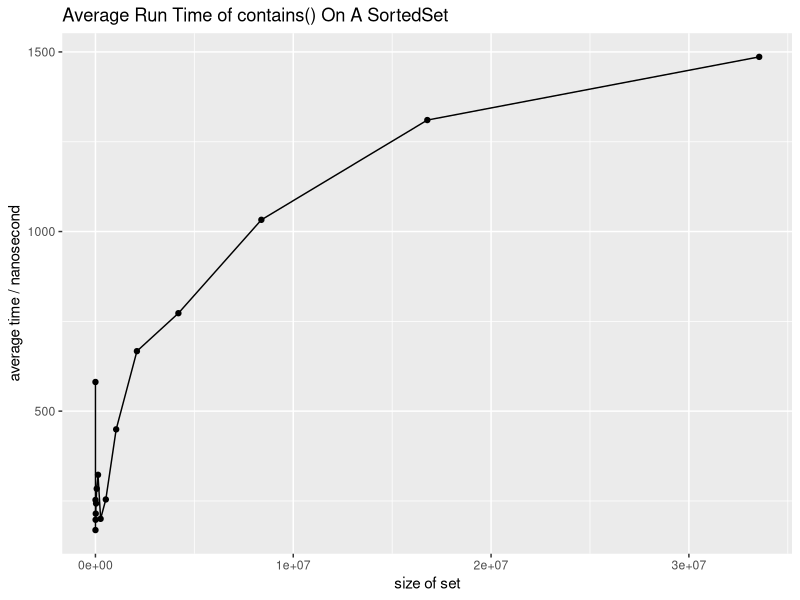
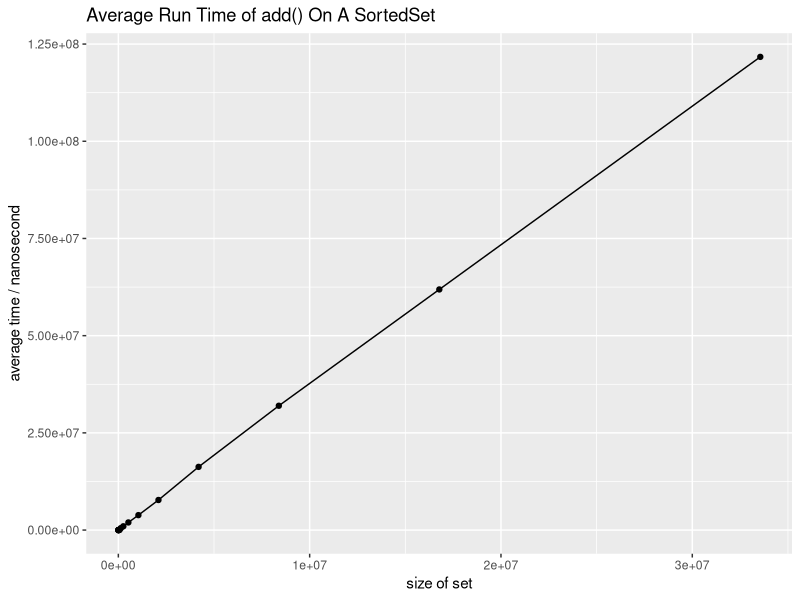

Write the R code that produced these figures, in order.
## ---- chunk 1
knitr::opts_chunk$set(echo = TRUE)
## ---- chunk 2
      library(ggplot2)
      size    <- c(1024, 2048, 4096, 8192, 16384, 32768, 65536, 131072, 262144, 
                   524288, 1048576, 2097152, 4194304, 8388608, 16777216, 33554432)
      avgtime <- c(581.199, 168.935, 252.768, 197.701, 214.714, 242.99, 284.06,
                   322.782, 200.279, 254.134, 449.349, 667.026, 772.696, 1032.701,
                   1310.385, 1486.285)
      timeingdata <- data.frame(size, avgtime)
      ggplot(timeingdata, aes(size, avgtime)) + geom_line() + geom_point() + labs(
          x = "size of set",
          y = "average time / nanosecond",
          title = "Average Run Time of contains() On A SortedSet")
## ---- chunk 3
      library(ggplot2)
      size    <- c(1024, 2048, 4096, 8192, 16384, 32768, 65536, 131072, 262144, 
                   524288, 1048576, 2097152, 4194304, 8388608, 16777216, 33554432)
      avgtime <- c(945.341, 1437.88, 2880.14, 6963.556, 11497.507, 22184.915,
                   53365.695, 501644.539, 974700.702, 1961170.104, 3845698.366,
                   7738428.494, 1.6254918414E7, 3.1975626294E7, 6.188944037E7,
                   1.21704656138E8)
      timeingdata <- data.frame(size, avgtime)
      ggplot(timeingdata, aes(size, avgtime)) + geom_line() + geom_point() + labs(
          x = "size of set",
          y = "average time / nanosecond",
          title = "Average Run Time of add() On A SortedSet")
